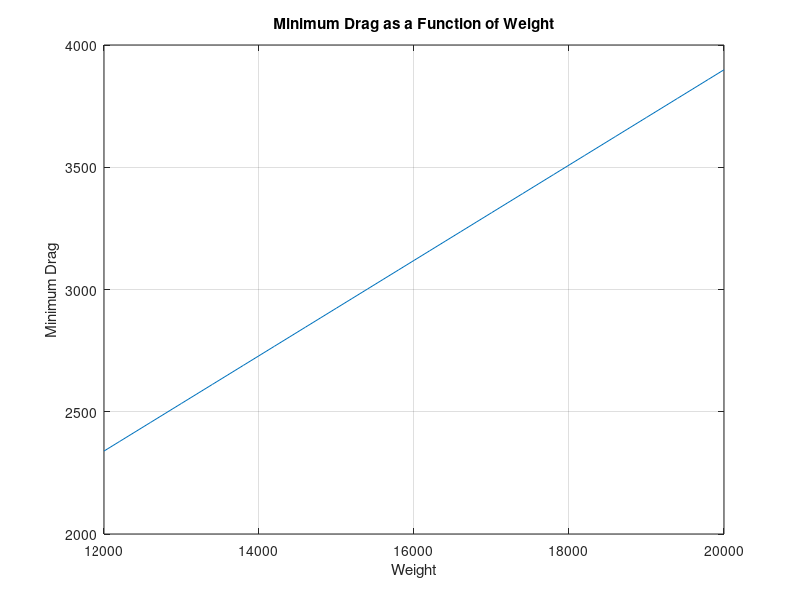

This chart was generated by the following MATLAB code:
sigma = 0.6;
W_values = 12000:200:20000;

D_min_values = zeros(size(W_values));

for i = 1:length(W_values)

    D = @(V) 0.01 * sigma * V^2 + (0.95/sigma) * (W_values(i)/V)^2;

    V_min = fminbnd(D, 0, 1000);

    D_min_values(i) = D(V_min);

end

figure;
plot(W_values, D_min_values);
xlabel('Weight');
ylabel('Minimum Drag');
title('Minimum Drag as a Function of Weight');
grid on;